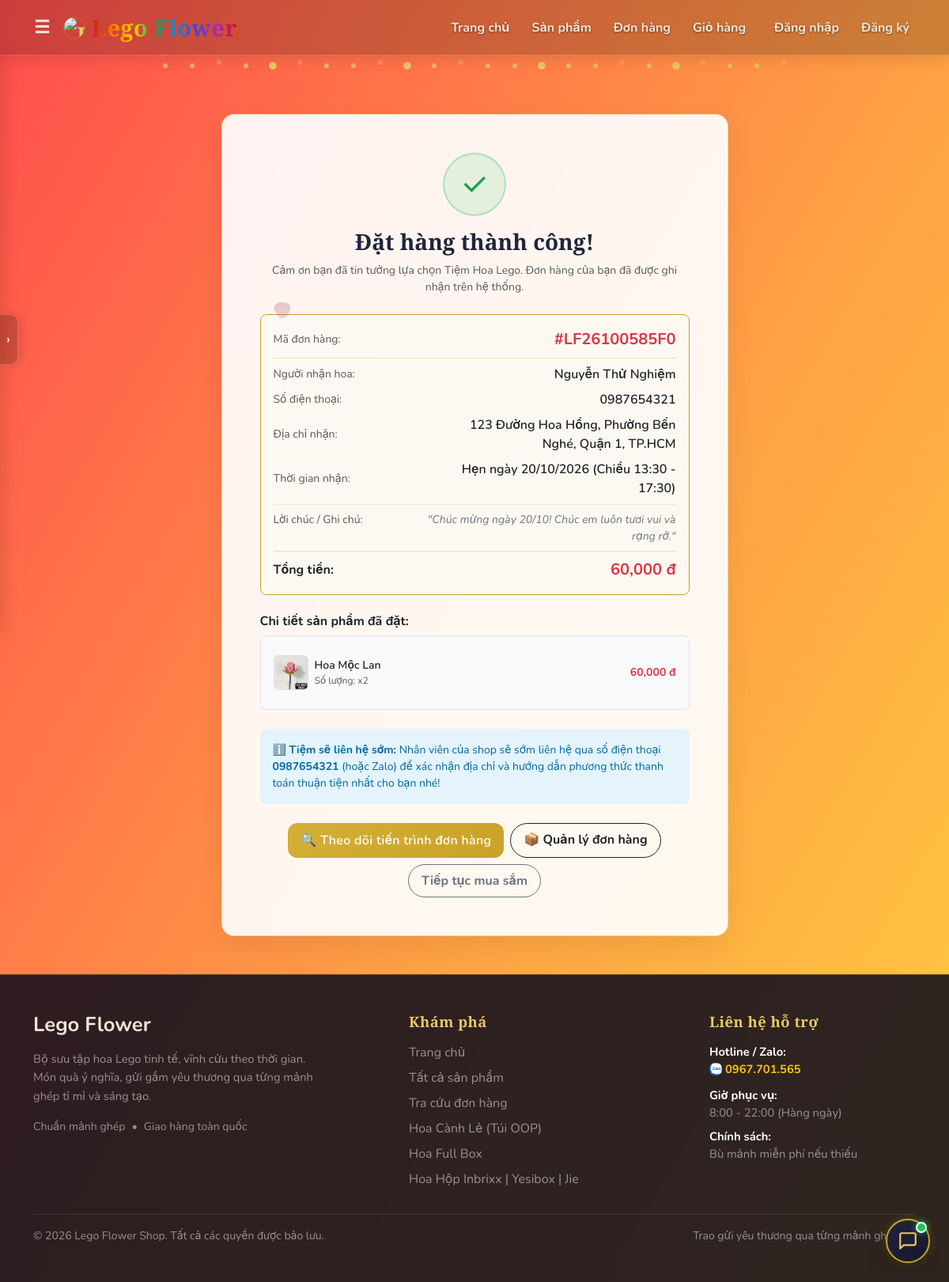
Page /order-success/LF26100585F0 on the committed database.
### app/models/order.py (models this page shows, shortened)
class Order(db.Model):
    __tablename__ = "orders"
    id = db.Column(db.Integer, primary_key=True)
    order_code = db.Column(db.String(32), unique=True, nullable=False, index=True)
    customer_id = db.Column(db.Integer, db.ForeignKey("customers.id"), nullable=True, index=True)
    customer_name = db.Column(db.String(100), nullable=False)
    customer_phone = db.Column(db.String(20), nullable=False, index=True)
    shipping_address = db.Column(db.String(255), nullable=False)
    delivery_time = db.Column(
        db.String(100), nullable=True
    )  # Hẹn giờ giao hoa (VD: Giao sớm nhất / Hẹn ngày 20/10)
    customer_note = db.Column(db.Text, nullable=True)  # Ghi chú hoặc lời chúc viết thiệp
    cancel_reason = db.Column(db.String(255), nullable=True)  # Lý do hủy đơn nếu có
    total_price = db.Column(db.Float, nullable=False, default=0.0)
    status = db.Column(
        db.String(20), nullable=False, default="pending", index=True
    )  # pending, confirmed, shipping, completed, cancelled
    payment_status = db.Column(
        db.String(30), nullable=False, default="contact_later"
    )  # contact_later, paid, unpaid
    created_at = db.Column(db.DateTime, default=datetime.utcnow, index=True)
    updated_at = db.Column(db.DateTime, default=datetime.utcnow, onupdate=datetime.utcnow)
    customer = db.relationship(
        "Customer", backref=db.backref("orders", lazy=True, order_by="Order.created_at.desc()")
    )
    items = db.relationship("OrderItem", backref="order", cascade="all, delete-orphan", lazy=True)
    __table_args__ = (db.Index("idx_orders_customer_created", "customer_id", "created_at"),)

class OrderItem(db.Model):
    __tablename__ = "order_items"
    id = db.Column(db.Integer, primary_key=True)
    order_id = db.Column(db.Integer, db.ForeignKey("orders.id"), nullable=False, index=True)
    product_id = db.Column(db.Integer, db.ForeignKey("products.id"), nullable=True, index=True)
    product_name = db.Column(db.String(200), nullable=False)
    product_price = db.Column(db.Float, nullable=False)
    quantity = db.Column(db.Integer, nullable=False, default=1)
    subtotal = db.Column(db.Float, nullable=False)
    product_image = db.Column(db.String(255), nullable=True)
    product = db.relationship("Product", backref=db.backref("order_items", lazy=True))

### app/models/product.py (models this page shows, shortened)
class Category(db.Model):
    __tablename__ = "categories"
    id = db.Column(db.Integer, primary_key=True)
    name = db.Column(db.String(100), nullable=False)
    products = db.relationship("Product", backref="category", lazy=True)

### app/routes/orders.py (the view)
def order_success(order_code):
    order = Order.query.filter_by(order_code=order_code).first_or_404()
    return render_template("order_success.html", order=order)

### templates/order_success.html (shortened to what this page needs)
{% extends "base.html" %}
{% block content %}
<div class="row justify-content-center my-4 my-md-5">
    <div class="col-12 col-md-10 col-lg-8 col-xl-7">
        <div class="auth-card p-4 p-md-5 rounded-4 shadow-sm text-center">
            <div class="mb-3 d-inline-flex align-items-center justify-content-center rounded-circle" style="width: 80px; height: 80px; background: rgba(34, 197, 94, 0.12); color: #16a34a; font-size: 2.5rem; border: 2px solid rgba(34, 197, 94, 0.3);">
                ✓
            </div>
            <h3 class="fw-bold mb-2" style="font-family:'Playfair Display',serif; color: #21243D;">
                Đặt hàng thành công!
            </h3>
            <p class="text-muted small mb-4">
                Cảm ơn bạn đã tin tưởng lựa chọn Tiệm Hoa Lego. Đơn hàng của bạn đã được ghi nhận trên hệ thống.
            </p>
            <div class="p-3 rounded-3 mb-4 text-start" style="background: rgba(253, 250, 242, 0.85); border: 1.5px solid var(--lego-gold);">
                <div class="d-flex align-items-center justify-content-between mb-2 pb-2 border-bottom" style="border-color: rgba(201, 162, 39, 0.3) !important;">
                    <span class="small text-muted">Mã đơn hàng:</span>
                    <strong class="text-danger fw-bold fs-5">#{{ order.order_code }}</strong>
                </div>
                <div class="d-flex align-items-center justify-content-between mb-2">
                    <span class="small text-muted">Người nhận hoa:</span>
                    <span class="fw-semibold text-dark">{{ order.customer_name }}</span>
                </div>
                <div class="d-flex align-items-center justify-content-between mb-2">
                    <span class="small text-muted">Số điện thoại:</span>
                    <span class="fw-semibold text-dark">{{ order.customer_phone }}</span>
                </div>
                <div class="d-flex align-items-center justify-content-between mb-2">
                    <span class="small text-muted">Địa chỉ nhận:</span>
                    <span class="fw-semibold text-dark text-end" style="max-width: 60%;">{{ order.shipping_address }}</span>
                </div>
                {% if order.delivery_time %}
                <div class="d-flex align-items-center justify-content-between mb-2">
                    <span class="small text-muted">Thời gian nhận:</span>
                    <span class="fw-semibold text-dark text-end" style="max-width: 60%;">{{ order.delivery_time }}</span>
                </div>
                {% endif %}
                {% if order.customer_note %}
                <div class="d-flex align-items-start justify-content-between mb-2 pt-2 border-top" style="border-color: rgba(201, 162, 39, 0.2) !important;">
                    <span class="small text-muted">Lời chúc / Ghi chú:</span>
                    <span class="small text-secondary text-end fst-italic" style="max-width: 65%;">"{{ order.customer_note }}"</span>
                </div>
                {% endif %}
                <div class="d-flex align-items-center justify-content-between pt-2 border-top" style="border-color: rgba(201, 162, 39, 0.3) !important;">
                    <span class="fw-bold text-dark">Tổng tiền:</span>
                    <span class="fw-bold fs-5 text-danger">{{ "{:,.0f}".format(order.total_price) }} đ</span>
                </div>
            </div>
            <div class="text-start mb-4">
                <h6 class="fw-bold text-dark mb-2">Chi tiết sản phẩm đã đặt:</h6>
                <div class="border rounded-3 p-3 bg-light">
                    {% for item in order.items %}
                    <div class="d-flex align-items-center justify-content-between py-2 {% if not loop.last %}border-bottom{% endif %}" style="border-color: rgba(0,0,0,0.06) !important;">
                        <div class="d-flex align-items-center gap-2">
                            <div class="rounded-2 overflow-hidden border flex-shrink-0" style="width: 44px; height: 44px; background: #fff;">
                                {% if item.product_image %}
                                <img src="{{ url_for('static', filename='uploads/' + item.product_image) }}" alt="{{ item.product_name }}" class="w-100 h-100 object-fit-cover">
                                {% else %}
                                <div class="w-100 h-100 d-flex align-items-center justify-content-center text-muted">🌸</div>
                                {% endif %}
                            </div>
                            <div>
                                <div class="fw-semibold text-dark small">{{ item.product_name }}</div>
                                <div class="text-muted" style="font-size: 0.75rem;">Số lượng: x{{ item.quantity }}</div>
                            </div>
                        </div>
                        <div class="fw-bold text-danger small">
                            {{ "{:,.0f}".format(item.subtotal) }} đ
                        </div>
                    </div>
                    {% endfor %}
                </div>
            </div>
            <div class="alert alert-info text-start small mb-4 rounded-3 border-0" style="background: rgba(224, 242, 254, 0.85); color: #0369a1;">
                ℹ️ <strong>Tiệm sẽ liên hệ sớm:</strong> Nhân viên của shop sẽ sớm liên hệ qua số điện thoại <strong>{{ order.customer_phone }}</strong> (hoặc Zalo) để xác nhận địa chỉ và hướng dẫn phương thức thanh toán thuận tiện nhất cho bạn nhé!
            </div>
            <div class="d-flex flex-wrap gap-2 justify-content-center">
                <a href="{{ url_for('order_detail', order_code=order.order_code) }}" class="btn btn-auth px-4 py-2 fw-semibold">
                    🔍 Theo dõi tiến trình đơn hàng
                </a>
                <a href="{{ url_for('my_orders_view') }}" class="btn btn-outline-dark px-3 py-2 rounded-3">
                    📦 Quản lý đơn hàng
                </a>
                <a href="{{ url_for('products') }}" class="btn btn-outline-secondary px-3 py-2 rounded-3">
                    Tiếp tục mua sắm
                </a>
            </div>
        </div>
    </div>
</div>
{% endblock %}

### templates/components/site_footer.html
    <footer class="shop-footer mt-5">
        <div class="container py-5">
            <div class="row g-4 justify-content-between">
                <div class="col-12 col-md-5 col-lg-4">
                    <div class="d-flex align-items-center gap-2 mb-3">
                        <h4 class="mb-0 fw-bold rainbow-brand" style="font-size: 1.6rem;">Lego Flower</h4>
                    </div>
                    <p class="text-white-50 mb-3" style="line-height: 1.6; font-size: 0.92rem;">
                        Bộ sưu tập hoa Lego tinh tế, vĩnh cửu theo thời gian. Món quà ý nghĩa, gửi gắm yêu thương qua
                        từng mảnh ghép tỉ mỉ và sáng tạo.
                    </p>
                    <div class="d-flex align-items-center gap-2 text-white-50" style="font-size: 0.88rem;">
                        <span>Chuẩn mảnh ghép</span>
                        <span>•</span>
                        <span>Giao hàng toàn quốc</span>
                    </div>
                </div>
                <div class="col-6 col-md-3 col-lg-3">
                    <h5 class="footer-heading mb-3">Khám phá</h5>
                    <ul class="list-unstyled footer-links mb-0">
                        <li class="mb-2"><a href="{{ url_for('index') }}"
                                class="text-white-50 text-decoration-none">Trang chủ</a></li>
                        <li class="mb-2"><a href="{{ url_for('products') }}"
                                class="text-white-50 text-decoration-none">Tất cả sản phẩm</a></li>
                        <li class="mb-2"><a href="{{ url_for('my_orders_view') }}"
                                class="text-white-50 text-decoration-none">Tra cứu đơn hàng</a></li>
                        {% for cat in nav_categories %}
                        <li class="mb-2"><a href="{{ url_for('products', category=cat.id) }}"
                                class="text-white-50 text-decoration-none">{{ cat.name }}</a></li>
                        {% endfor %}
                    </ul>
                </div>
                <div class="col-12 col-sm-6 col-md-4 col-lg-3">
                    <h5 class="footer-heading mb-3">Liên hệ hỗ trợ</h5>
                    <ul class="list-unstyled footer-contact mb-0 text-white-50" style="font-size: 0.92rem;">
                        <li class="mb-2">
                            <strong class="text-white d-block">Hotline / Zalo:</strong>
                            <a href="https://zalo.me/0967701565" target="_blank" rel="noopener noreferrer"
                                class="text-warning text-decoration-none fw-bold d-inline-flex align-items-center gap-1">
                                <img src="{{ url_for('static', filename='images/zalo_logo.png') }}" alt="Zalo"
                                    width="16" height="16" style="object-fit: contain; border-radius: 3px;">
                                0967.701.565
                            </a>
                        </li>
                        <li class="mb-2">
                            <strong class="text-white d-block">Giờ phục vụ:</strong>
                            <span>8:00 - 22:00 (Hàng ngày)</span>
                        </li>
                        <li>
                            <strong class="text-white d-block">Chính sách:</strong>
                            <span>Bù mảnh miễn phí nếu thiếu</span>
                        </li>
                    </ul>
                </div>
            </div>
            <div class="footer-bottom mt-4 pt-3 border-top d-flex flex-wrap justify-content-between align-items-center"
                style="border-color: rgba(255, 255, 255, 0.1) !important;">
                <p class="mb-0 text-white-50 small">&copy; 2026 Lego Flower Shop. Tất cả các quyền được bảo lưu.</p>
                <p class="mb-0 text-white-50 small">Trao gửi yêu thương qua từng mảnh ghép 💖</p>
            </div>
        </div>
    </footer>

### rows in the picture
Order: order_code "LF26100585F0", customer_name "Nguyễn Thử Nghiệm", customer_phone "0987654321", shipping_address "123 Đường Hoa Hồng, Phường Bến Nghé, Quận 1, TP.HCM", delivery_time "Hẹn ngày 20/10/2026 (Chiều 13:30 - 17:30)", customer_note "Chúc mừng ngày 20/10! Chúc em luôn tươi vui và rạng rỡ.", total_price "60,000"
OrderItem: product_image (picture), product_name "Hoa Mộc Lan", quantity "2", subtotal "60,000"
Category: name "Hoa Cành Lẻ (Túi OOP)"
Category: name "Hoa Full Box"
Category: name "Hoa Hộp Inbrixx | Yesibox | Jie"
